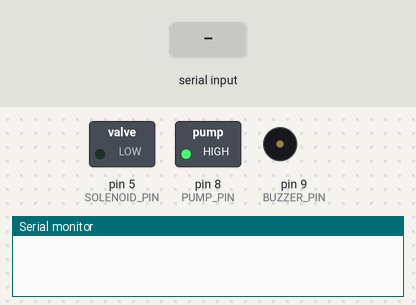
A sketch run on a simulated Arduino Uno, built with avr-gcc and run on an emulated ATmega328P. Parts: switched loads named in the sketch (green lamp = pin HIGH), buzzer (waves = sounding, pin HIGH), the last lines printed to the serial monitor. The test bench sets the inputs (shaded band).

Above: at 1.2 s.
1.3 s: "pump_on\n" received over Serial
At 2.5 s:
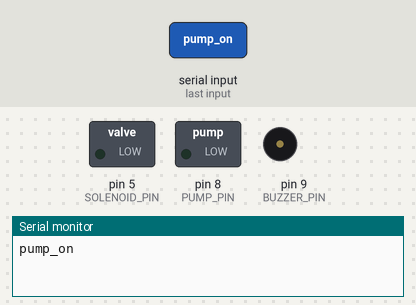
2.8 s: "buzzer_on\n" received over Serial
At 3.7 s:
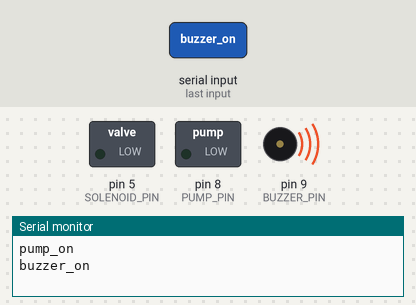
4.3 s: "pump_off\n" received over Serial
At 4.8 s:
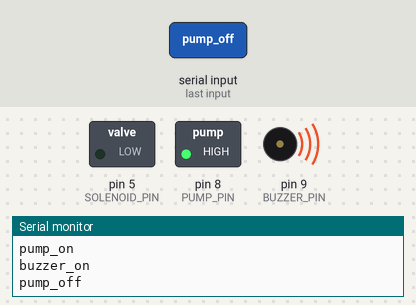
5.8 s: "solenoid_on\n" received over Serial
At 7.0 s:
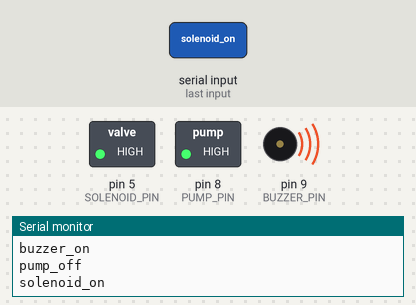
7.3 s: "buzzer_off\n" received over Serial
At 8.3 s:
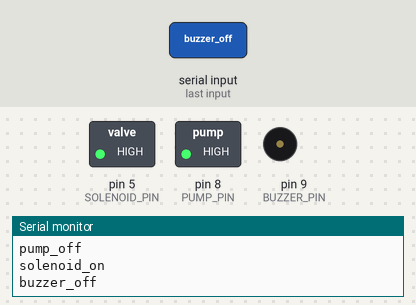
8.8 s: "pump_on\n" received over Serial
At 9.4 s:
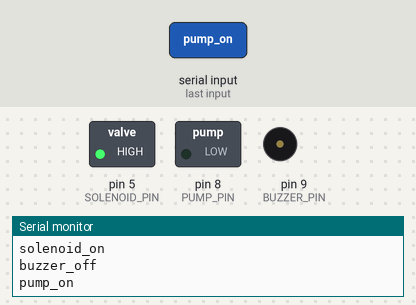
Timing chart, 0 to 11.3 s (numbered marks = the images above; inputs shaded):
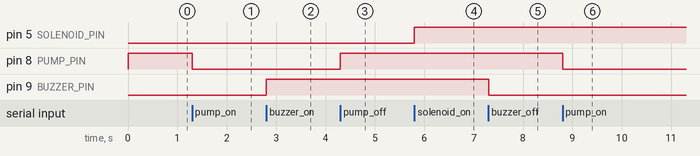

The sketch:

auto_algo_mobile_access_arduino.ino
```cpp
#define PUMP_PIN 8       // Water Pump control pin
#define BUZZER_PIN 9     // Buzzer pin (digital pin 9)
#define SOLENOID_PIN 5   // Solenoid Valve control pin

void setup() {
  Serial.begin(115200);  // Initialize serial communication
  pinMode(PUMP_PIN, OUTPUT);
  pinMode(BUZZER_PIN, OUTPUT);
  pinMode(SOLENOID_PIN, OUTPUT);

  // Initialize all components as OFF initially
  digitalWrite(PUMP_PIN, HIGH);
  digitalWrite(BUZZER_PIN, LOW);
  digitalWrite(SOLENOID_PIN, LOW);
}

void loop() {
  if (Serial.available()) {
    String command = Serial.readStringUntil('\n');
    command.trim();
   Serial.println(command);
    if (command == "pump_on") {
      digitalWrite(PUMP_PIN, LOW); // Turn on pump
    } else if (command == "pump_off") {
      digitalWrite(PUMP_PIN, HIGH); // Turn off pump
    } else if (command == "buzzer_on") {
      digitalWrite(BUZZER_PIN, HIGH); // Turn on buzzer
    } else if (command == "buzzer_off") {
      digitalWrite(BUZZER_PIN, LOW); // Turn off buzzer
    } else if (command == "solenoid_on") {
      digitalWrite(SOLENOID_PIN, HIGH); // Open solenoid valve
    } else if (command == "solenoid_off") {
      digitalWrite(SOLENOID_PIN, LOW); // Close solenoid valve
    }
    else if(command == "switch_to_auto"){
      digitalWrite(BUZZER_PIN, HIGH);
    }
    else if(command == "switch_to_manual"){
      digitalWrite(BUZZER_PIN, LOW);
    }
  }
}
```

Measured:
- after the input at 1.3 s, pin 8 (PUMP_PIN): HIGH → LOW at once
- after the input at 2.8 s, pin 9 (BUZZER_PIN): LOW → HIGH at once
- after the input at 4.3 s, pin 8 (PUMP_PIN): LOW → HIGH at once
- after the input at 5.8 s, pin 5 (SOLENOID_PIN): LOW → HIGH at once
- after the input at 7.3 s, pin 9 (BUZZER_PIN): HIGH → LOW at once
- after the input at 8.8 s, pin 8 (PUMP_PIN): HIGH → LOW at once
